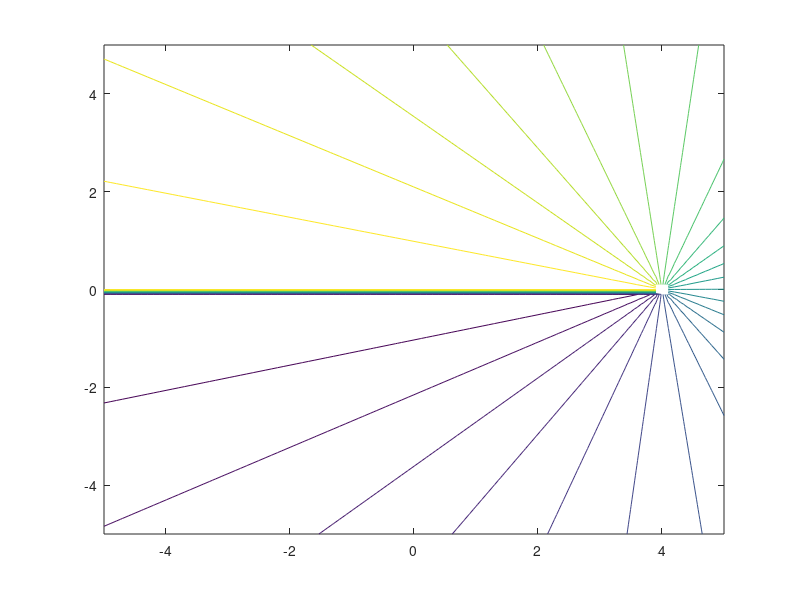
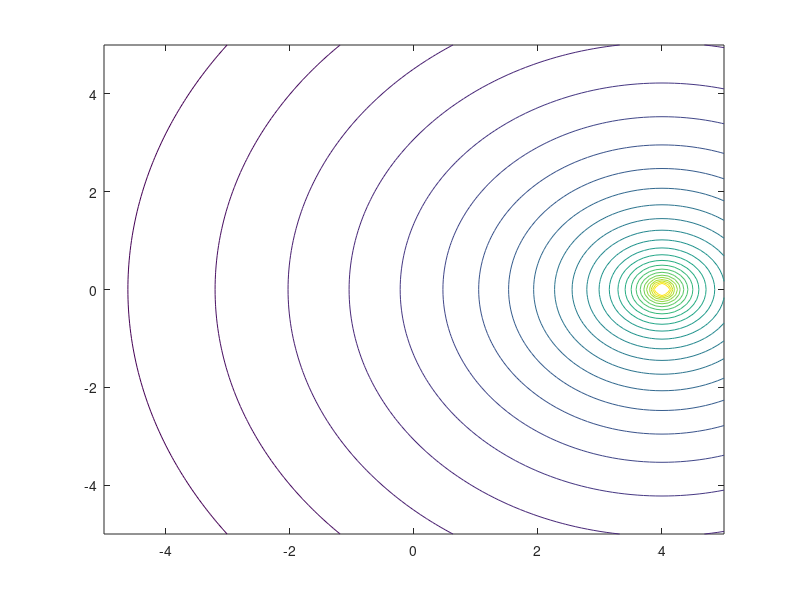
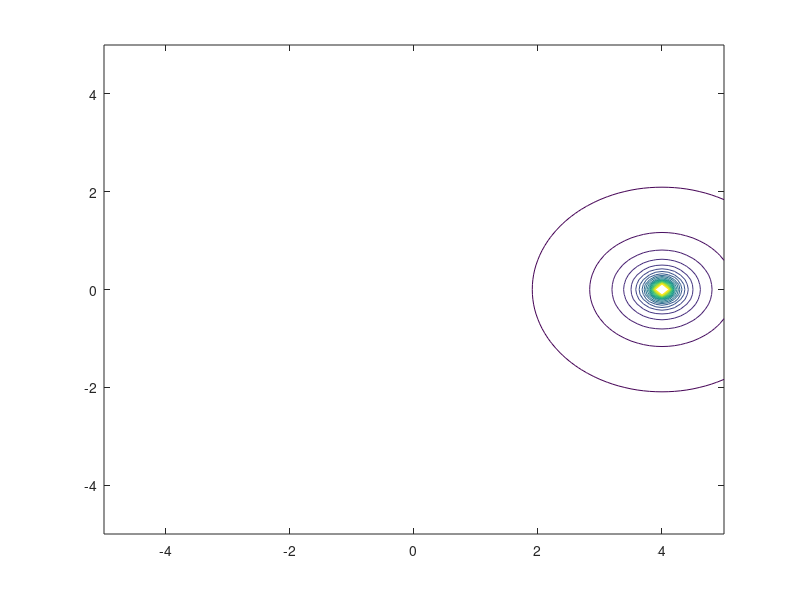

MATLAB code to generate these figures, in order:
[x,y] = meshgrid(-5:0.1:5,-5:0.1:5);

b = 4;
Gamma = 2;
z       = x + 1i*y;
theta   = angle(z);
r       = abs(z);
U = 2;
W = -(1i*Gamma/(2*pi))*log(z-b);
phi = real(W);
psi = imag(W);
dw_dz = -((1i*Gamma)./(2*pi*(z-b)));
V = conj(dw_dz);
v=abs(V);

figure
contour(x,y,phi,25);
figure
contour(x,y,psi,25)
figure
contour(x,y,v,25)